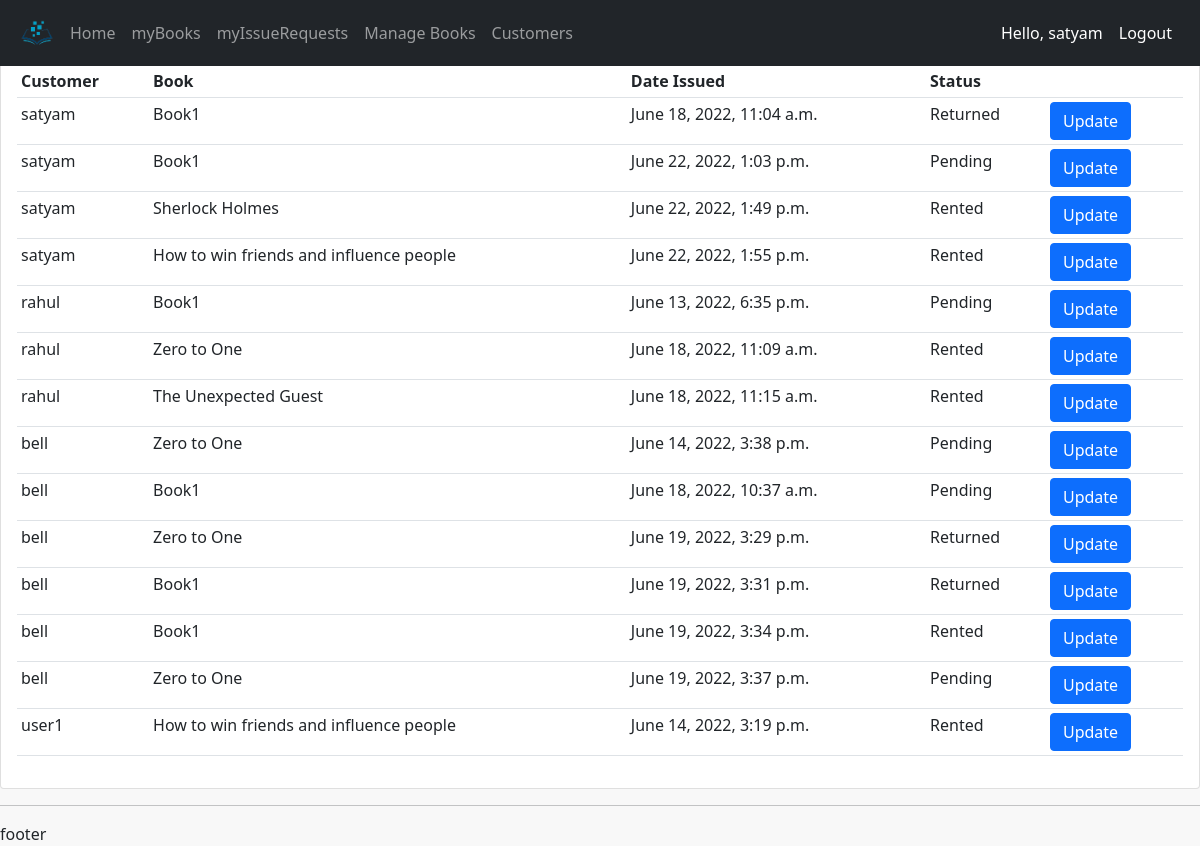
The page /customers/ (signed in) on the database as committed earlier.
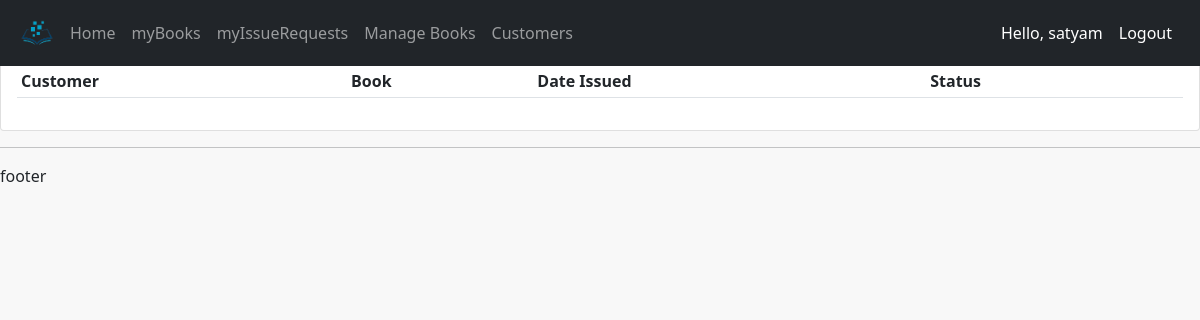
The same page on the database as committed later.
### accounts/models.py (models this page shows, shortened)
class Order(models.Model):
    STATUS=(('Rented','Rented'),('Pending','Pending'),('Returned','Returned'))
    user=models.ForeignKey(User,on_delete=models.CASCADE,null=True)
    book=models.ForeignKey(Book, max_length=200, on_delete=models.SET_NULL,null=True)
    status=models.CharField(max_length=200, null=True,choices=STATUS)
    dateordered=models.DateTimeField(auto_now_add=True, null=True)

class Book(models.Model):
    name=models.CharField(max_length=200, null= True)
    category=models.ForeignKey(Category,on_delete=models.CASCADE,max_length=200,null=True)
    author=models.CharField(max_length=200,null=True)
    quantity=models.IntegerField(null=True,blank=True)
    language=models.CharField(max_length=100,null=True,blank=True)
    dimennsions=models.CharField(max_length=100,null=True,blank=True)
    description=models.TextField(max_length=500,null=True,blank=True)
    image=models.ImageField(default='defaultbook.png',null=True,blank=True)
    upvote=models.ManyToManyField(User,blank=True,related_name='upvote')
    downvote=models.ManyToManyField(User,blank=True,related_name='downvote')

### accounts/decorators.py (the view)
        def wrap_func(request,*args, **kwargs):
            group=None
            if request.user.groups.exists():
                group=request.user.groups.all()[0].name
            if group in allowed_roles:
                return view_func(request,*args, **kwargs)
            else:
                return HttpResponse("not authorized")

### accounts/views.py (called while the page is built)
@login_required(login_url='login')
@allowedUsers(['admin'])
def customers(request):
    orders=Order.objects.all().order_by('user','dateordered')
    context={'orders':orders}
    return render(request, 'accounts/customers.html',context)

### accounts/templates/accounts/customers.html
{% extends 'accounts/main.html' %} {% block content %}
<br />
<br />
<div class="row">
  <div class="col-md">
    <div class="card card-body">
      <table class="table table-sm">
        <tr>
          <th>Customer</th>
          <th>Book</th>
          <th>Date Issued</th>
          <th>Status</th>
          <th></th>
        </tr>
        {% for i in orders %}
        <tr>
          <td>{{i.user}}</td>
          <td>{{i.book.name}}</td>
          <td>{{i.dateordered}}</td>
          <td>{{i.status}}</td>
          <td>
            <a href="{% url 'updateorder' i.id %}" class="btn btn-primary" >Update</a>
          </td>
        </tr>
        {% endfor %}
      </table>
    </div>
  </div>
</div>
{% endblock %}

### accounts/templates/accounts/main.html (shortened to what this page needs)
{% load static %}
<!DOCTYPE html>
<html lang="en">
<head>
    <link href="https://cdn.jsdelivr.net/npm/bootstrap@5.1.3/dist/css/bootstrap.min.css" rel="stylesheet"
 />
    <link rel="stylesheet" href="{% static '/css/style.css' %}">
</head>
<body>
    {% include 'accounts/navbar.html' %}
    {%block content %}
    {% endblock %}
    <hr />
    <footer>footer</footer>
</body>
</html>

### accounts/templates/accounts/navbar.html (shortened to what this page needs)
{% load static %}
<nav  class="navbar navbar-expand-lg navbar-dark bg-dark fixed-top">
    <div class="container-fluid">
      <img id="logo" src="{% static 'images/logo.png' %}" alt="" height="50px">
      <div class="collapse navbar-collapse" id="navbarSupportedContent">
        <ul class="navbar-nav me-auto mb-2 mb-lg-0">
          <li class="nav-item ">
            <a class="nav-link " aria-current="page" href="{% url 'home' %}">Home</a>
          </li>
          <li class="nav-item">
            <a class="nav-link" href="{% url 'mybooks' %}">myBooks</a>
          </li>
          <li class="nav-item">
            <a class="nav-link" href="{% url 'myissuerequest' %}">myIssueRequests</a>
          </li>
          {% if request.user.is_staff %}
          <li class="nav-item">
            <a class="nav-link" href="{% url 'books' %}">Manage Books</a>
          </li>
          <li class="nav-item">
            <a class="nav-link" href="{% url 'customers' %}">Customers</a>
          </li>
          {% endif %}
        </ul>
        {% if user.is_authenticated %}
        <span class="hello">Hello, {{request.user}}</span>
        <a class="nav-link hello" href="{% url 'logout' %}">Logout</a>
        {% else %}
        <a class="btn btn-outline-success me-2" href="{% url 'login' %}" role="button">Login</a>
        <a class="btn btn-outline-danger me-2" href="{% url 'register' %}" role="button">Register</a>
        {% endif %}
      </div>
    </div>
  </nav>

### static/css/style.css (style rules this page uses)
body { background-color: rgba(248, 248, 248, 0.904); }

### accounts/templates/accounts/navbar.html (style rules this page uses)
.hello { color:white; }

Rows that differ between the two databases and show on the page:
removed Order: user "satyam", book.name "Book1", dateordered "June 18, 2022, 11:04 a.m.", status "Returned"
removed Order: user "satyam", book.name "Book1", dateordered "June 22, 2022, 1:03 p.m.", status "Pending"
removed Order: user "satyam", book.name "Sherlock Holmes", dateordered "June 22, 2022, 1:49 p.m.", status "Rented"
removed Order: user "satyam", book.name "How to win friends and influence people", dateordered "June 22, 2022, 1:55 p.m.", status "Rented"
removed Order: user "rahul", book.name "Book1", dateordered "June 13, 2022, 6:35 p.m.", status "Pending"
removed Order: user "rahul", book.name "Zero to One", dateordered "June 18, 2022, 11:09 a.m.", status "Rented"
removed Order: user "rahul", book.name "The Unexpected Guest", dateordered "June 18, 2022, 11:15 a.m.", status "Rented"
removed Order: user "bell", book.name "Zero to One", dateordered "June 14, 2022, 3:38 p.m.", status "Pending"
removed Order: user "bell", book.name "Book1", dateordered "June 18, 2022, 10:37 a.m.", status "Pending"
removed Order: user "bell", book.name "Zero to One", dateordered "June 19, 2022, 3:29 p.m.", status "Returned"
removed Order: user "bell", book.name "Book1", dateordered "June 19, 2022, 3:31 p.m.", status "Returned"
removed Order: user "bell", book.name "Book1", dateordered "June 19, 2022, 3:34 p.m.", status "Rented"
removed Order: user "bell", book.name "Zero to One", dateordered "June 19, 2022, 3:37 p.m.", status "Pending"
removed Order: user "user1", book.name "How to win friends and influence people", dateordered "June 14, 2022, 3:19 p.m.", status "Rented"
